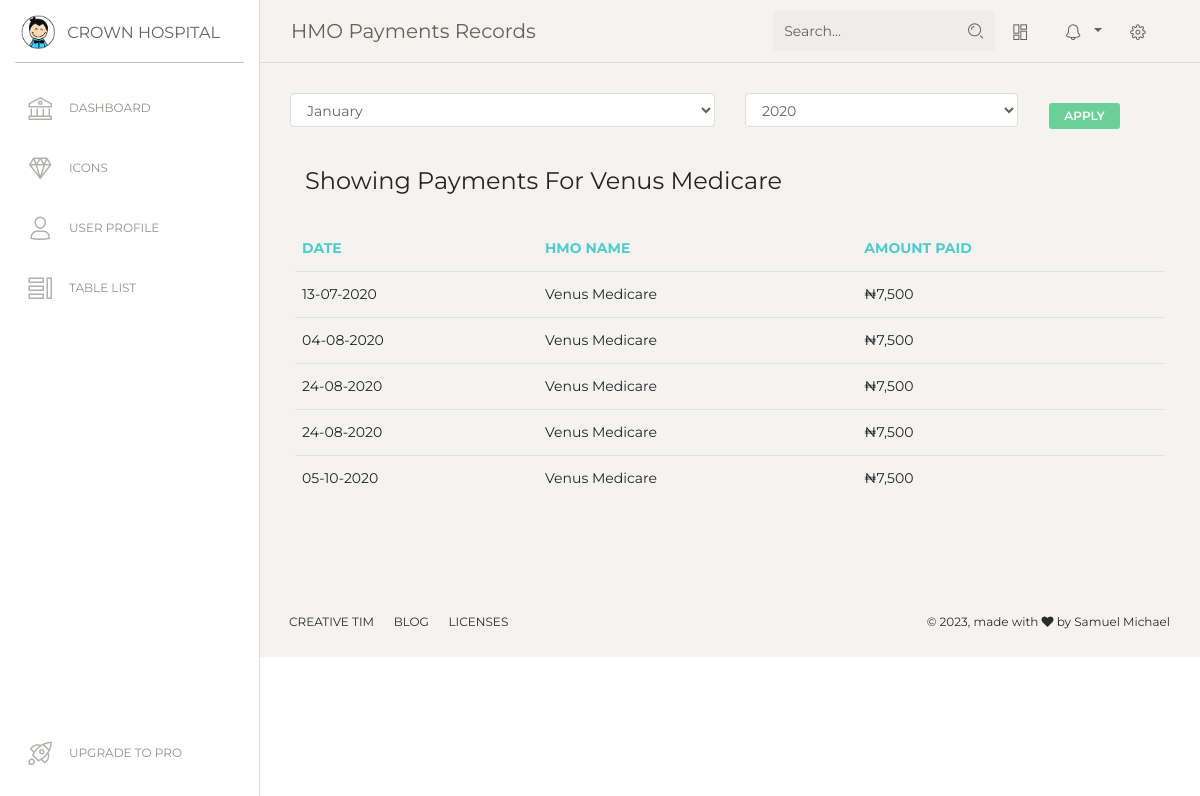
The page /zh/index.php?name=Venus Medicare on the database its author committed.
### tables this page shows
CREATE TABLE `hmo_payments` (
  `id` int(11) NOT NULL AUTO_INCREMENT,
  `date` date NOT NULL,
  `hmo_name` varchar(30) NOT NULL,
  `amount` int(11) NOT NULL,
  PRIMARY KEY (`id`)
);

### config/DB.php (called while the page is built, shortened)
<?php
    class DB {
        public $conn;
        public function __construct($host = 'localhost', $user = 'root', $password = '', $dbname = 'hmo') {
            $this->host = $host;
            $this->user = $user;
            $this->password = $password;
            $this->dbname = $dbname;
            $this->conn = new mysqli($this->host, $this->user, $this->password, $this->dbname) or die("Failed to connect to MySQLi" . $this->conn->connect_error);
        }
        public function formatDate($date) {
            $date = date_create($date);
            return date_format($date, 'd-m-Y');
        }
        public function getHMOPayments($hmo_name, $year="") {
            $sql = "SELECT * FROM hmo_payments WHERE date LIKE '%$year%' AND hmo_name = ?; " ;
            $stmt = $this->conn->prepare($sql);
            $stmt->bind_param('s', $hmo_name);
            $stmt->execute();
            return $stmt->get_result();
        }
    }

### zh/index.php (the view, shortened to what this page needs)
<?php
    require_once '../config/DB.php';
    $db =  new DB();
    $name = $_GET['name'];
    $year = $_GET['year'];
?>
<?php include '../inc/head.php' ?>
<body class="">
    <div class="wrapper ">
        <div class="sidebar" data-color="white" data-active-color="danger">
            <div class="logo">
                <a href="https://www.creative-tim.com" class="simple-text logo-mini">
                    <div class="logo-image-small">
                        <img src="../assets/img/logo-small.png">
                    </div>
                </a>
                <a href="https://www.creative-tim.com" class="simple-text logo-normal">
                Crown Hospital
                </a>
            </div>
            <div class="sidebar-wrapper">
                <ul class="nav">
                    <?php include '../inc/nav_links.php' ?>
                </ul>
            </div>
        </div>
        <div class="main-panel">
            <?php include '../inc/navbar.php' ?>
            <div class="content">
                <div class="row">
                    <div class="col-md-12">
                        <div class="row">
                                <div class="col-md-6">
                                    <select name="month" id="" class="form-control form-select-sm">
                                        <option value="">January</option>
                                    </select>
                                </div>
                                <div class="col-md-4">
                                    <select class="form-control form-select-sm" name="year" id="" onchange="location = this.value;">
                                        <option  value="index?name=<?= $name ?>&year=2020">2020</option>
                                    </select>
                                </div>
                                <div class="col-md-2">
                                    <button  class="btn btn-success btn-sm" >Apply</button>
                                </div>
                        </div>
                        <div class="card card-plain">
                            <div class="card-header">
                                <h4 class="card-title"> Showing Payments For <?= ucwords($name) ?></h4>
                            </div>
                            <div class="card-body">
                                <div class="table-responsive">
                                    <table class="table">
                                        <thead class=" text-primary">
                                            <th>Date</th>
                                            <th>HMO Name</th>
                                            <th>Amount Paid</th>
                                        </thead>
                                        <tbody>
                                            <?php $results = $db->getHMOPayments($name, $year) ?>
                                            <?php if (!$results) : ?>
                                            <?php else : ?>
                                                <?php foreach ($results->fetch_all(MYSQLI_ASSOC) as $result) : ?>
                                                    <?php extract($result) ?>
                                                    <tr>
                                                        <td><?= $db->formatDate($date) ?></td>
                                                        <td><?= $hmo_name ?></td>
                                                        <td>&#x20A6;<?= number_format($amount) ?></td>
                                                    </tr>
                                                <?php endforeach; ?>
                                            <?php endif; ?>
                                        </tbody>
                                    </table>
                                </div>
                            </div>
                        </div>
                    </div>
                </div>
            </div>
            <?php include '../inc/footer.php' ?>
        </div>
    </div>
</body>
</html>

### rows shown on the page
hmo_payments: date "13-07-2020", hmo_name "Venus Medicare", amount "7,500"
hmo_payments: date "04-08-2020", hmo_name "Venus Medicare", amount "7,500"
hmo_payments: date "24-08-2020", hmo_name "Venus Medicare", amount "7,500"
hmo_payments: date "24-08-2020", hmo_name "Venus Medicare", amount "7,500"
hmo_payments: date "05-10-2020", hmo_name "Venus Medicare", amount "7,500"

### other values the page prints
$name "Venus Medicare"
